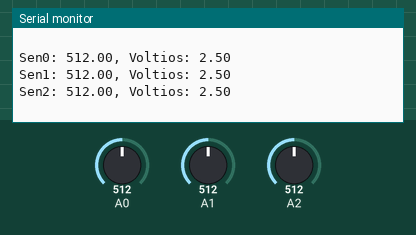
This sketch was run on a simulated Arduino Uno, built with avr-gcc and run on an emulated ATmega328P. Parts: the last lines printed to the serial monitor. The inputs (shaded band) are chosen by the test bench; at power-on: A1 = 512, A0 = 512, A2 = 512.

Above: at 7.2 s.
7.3 s: A1 set to 104
At 8.7 s:
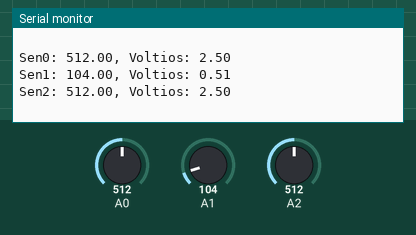
8.8 s: A1 set to 91
At 9.7 s:
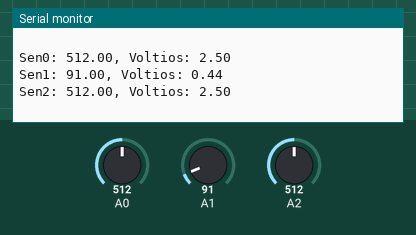
Timing chart, 0 to 11.3 s (numbered marks = the images above; inputs shaded):
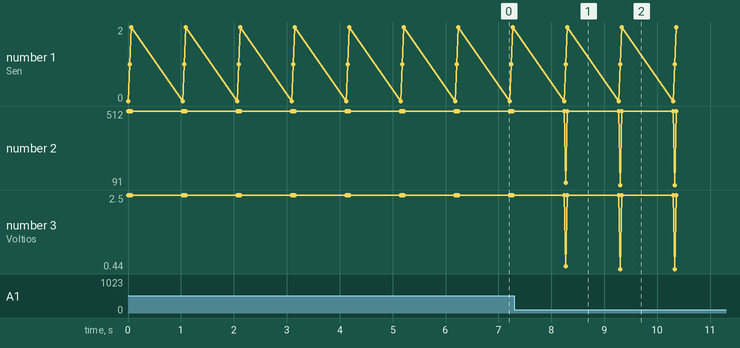

The sketch:

TERMOMETRO_ANA_SERIAL_LCD.ino
```cpp
float val0;
float val1;
float val2;
float v[10];
float voltage;

void setup()
{
  Serial.begin(9600);
}

  float dato(int u)
  {

    for (int i=0; i<10; i++)
    {
      float voltage=analogRead(u);
      v[i]=voltage  ;

    }
    voltage=0;
    for (int i=0; i<10; i++)
    {
      voltage=voltage+v[i];

    }
    voltage=voltage/10;

  }

void loop()
{
  dato(0);
  float sen0=voltage;
  float voltage0=(sen0/1024.0)*5.0;
  dato(1);
  float sen1=voltage;
  float voltage1=(sen1/1024.0)*5.0;
  dato(2);
  float sen2=voltage;
  float voltage2=(sen2/1024.0)*5.0;

  Serial.print("Sen0: ");
  Serial.print(sen0);
  Serial.print(", Voltios: ");
  Serial.println(voltage0);

  Serial.print("Sen1: ");
  Serial.print(sen1);
  Serial.print(", Voltios: ");
  Serial.println(voltage1);

  Serial.print("Sen2: ");
  Serial.print(sen2);
  Serial.print(", Voltios: ");
  Serial.println(voltage2);
   Serial.println(" ");

  delay(1000);

  }
```

Measured:
- after the input at 7.3 s, the serial monitor: prints a new line after 0.97 s (image 1)
- after the input at 8.8 s, the serial monitor: prints a new line after 0.50 s (image 2)
